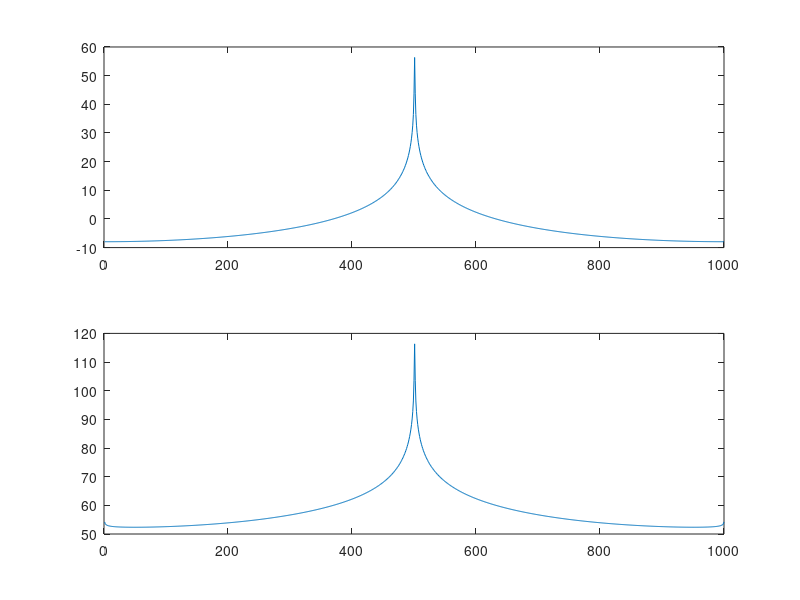

The MATLAB script that drew this image:
t=0:0.001:100
x=exp(-(t.^2)); w=cos(t);  % signals

% multiply then take fft
temp1=fftshift(fft(w.*x, 1000));
r1=conj(temp1).*temp1; 

% take fft then do convolution
X=fftshift(fft(x, 1000)); 
W=fftshift(fft(w, 1000)); 
temp2=conv(X,W,'same'); 
r2=conj(temp2).*temp2;

% plots
subplot(211); 
plot(pow2db(r1))
subplot(212); 
plot(pow2db(r2))
